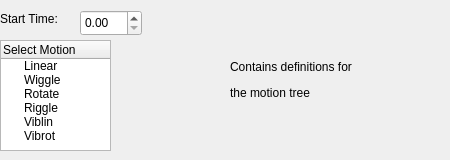
           <widget class="QWidget" name="page_50">
            <widget class="QDoubleSpinBox" name="spnbox_meshes_starttime">
             <property name="geometry">
              <rect>
               <x>80</x>
               <y>10</y>
               <width>62</width>
               <height>26</height>
              </rect>
             </property>
            </widget>
            <widget class="QLabel" name="label_8">
             <property name="geometry">
              <rect>
               <x>0</x>
               <y>10</y>
               <width>71</width>
               <height>17</height>
              </rect>
             </property>
             <property name="text">
              <string>Start Time:</string>
             </property>
            </widget>
            <widget class="QTreeWidget" name="treeWidget">
             <property name="geometry">
              <rect>
               <x>0</x>
               <y>40</y>
               <width>111</width>
               <height>111</height>
              </rect>
             </property>
             <column>
              <property name="text">
               <string>Select Motion</string>
              </property>
             </column>
             <item>
              <property name="text">
               <string>Linear</string>
              </property>
             </item>
             <item>
              <property name="text">
               <string>Wiggle</string>
              </property>
             </item>
             <item>
              <property name="text">
               <string>Rotate</string>
              </property>
             </item>
             <item>
              <property name="text">
               <string>Riggle</string>
              </property>
             </item>
             <item>
              <property name="text">
               <string>Viblin</string>
              </property>
             </item>
             <item>
              <property name="text">
               <string>Vibrot</string>
              </property>
             </item>
            </widget>
            <widget class="QStackedWidget" name="stackedWidget_9">
             <property name="geometry">
              <rect>
               <x>150</x>
               <y>40</y>
               <width>291</width>
               <height>101</height>
              </rect>
             </property>
             <widget class="QWidget" name="page_48">
              <widget class="QLabel" name="label_9">
               <property name="geometry">
                <rect>
                 <x>80</x>
                 <y>10</y>
                 <width>141</width>
                 <height>61</height>
                </rect>
               </property>
               <property name="text">
                <string>&lt;html&gt;&lt;head/&gt;&lt;body&gt;&lt;p&gt;Contains definitions for&lt;/p&gt;&lt;p&gt;the motion tree&lt;/p&gt;&lt;/body&gt;&lt;/html&gt;</string>
               </property>
              </widget>
             </widget>
             <widget class="QWidget" name="page_49"/>
            </widget>
           </widget>
